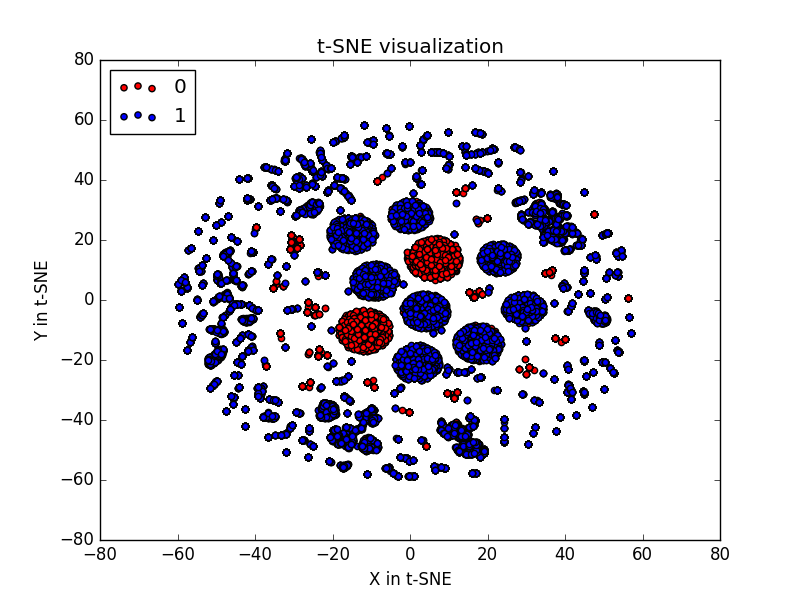

Source code (Python):
import  pandas as  pd
import  numpy  as  np
from sklearn.preprocessing import StandardScaler
from sklearn.cross_validation import train_test_split
from sklearn.metrics import accuracy_score
from sklearn.manifold import TSNE
import matplotlib.pyplot as plt
from mpl_toolkits.mplot3d import Axes3D

url = open("binaryData.csv","r")
df = pd.read_csv(url,names=['URLlong','characters','suspWord','sql','xss','crlf','kolmogorov','kullback','class'])
X = df.iloc[:,0:8].values
y = df.iloc[:,8].values

X_std = StandardScaler().fit_transform(X)
"""
tsne = TSNE(n_components=3, random_state=0)
x_tsne = tsne.fit_transform(X_std)
anomalousX3,anomalousY3,anomalousZ3,normalX3,normalY3,normalZ3 = [],[],[],[],[],[]
count = 0
for tipo in y:
    if str(tipo) == '1':
        anomalousX3.append(x_tsne[count][0])
        anomalousY3.append(x_tsne[count][1])
        anomalousZ3.append(x_tsne[count][2])
    elif str(tipo) == '0':
        normalX3.append(x_tsne[count][0])
        normalY3.append(x_tsne[count][1])
        normalZ3.append(x_tsne[count][2])
    count += 1


fig = plt.figure()
ax = fig.add_subplot(111, projection='3d')
ax.scatter(anomalousX3,anomalousY3,anomalousZ3, c='b',marker ='o',label='Anomalous')
ax.scatter(normalX3,normalY3,normalZ3, c='r',marker ='o',label='Normal')
ax.set_xlabel('X')
ax.set_ylabel('Y')
ax.set_zlabel('Z')
plt.legend(loc='lower left')
plt.tight_layout()
plt.title('t-SNE 3D')
"""

tsne = TSNE(n_components=2, random_state=0)
x_tsne = tsne.fit_transform(X_std)
count = 0
anomalousX,anomalousY,normalX,normalY = [],[],[],[]
for tipo in y:
    if str(tipo) == '1':
        anomalousX.append(x_tsne[count][0])
        anomalousY.append(x_tsne[count][1])
    elif str(tipo) == '0':
        normalX.append(x_tsne[count][0])
        normalY.append(x_tsne[count][1])
    count += 1

"""
plt.figure()
plt.scatter(x=anomalousX,y=anomalousY,c='blue',marker='o',label='Anomalous')
plt.scatter(x=normalX,y=normalY,c='red',marker='o',label='Normal')
plt.ylabel('Y')
plt.xlabel('X')
plt.legend(loc='lower left')
plt.tight_layout()
plt.title('t-SNE')
plt.grid()
"""
markers=('o', 'o')
color_map = {0:'red', 1:'blue'}
plt.figure()
for idx, cl in enumerate(np.unique(y)):
    plt.scatter(x=x_tsne[y==cl,0], y=x_tsne[y==cl,1], c=color_map[idx], marker=markers[idx], label=cl)
plt.xlabel('X in t-SNE')
plt.ylabel('Y in t-SNE')
plt.legend(loc='upper left')
plt.title('t-SNE visualization')

plt.show()

url.close()
